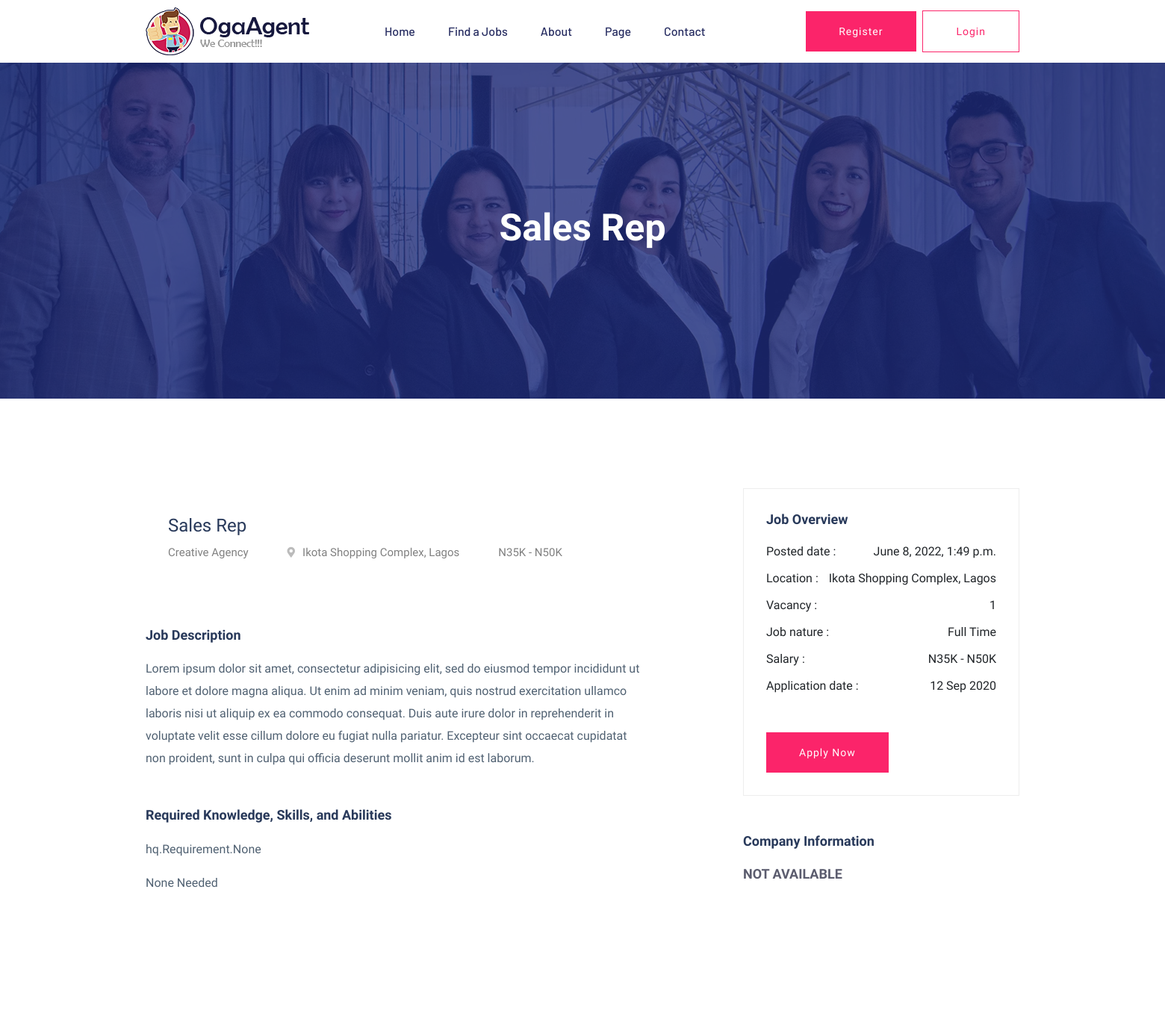
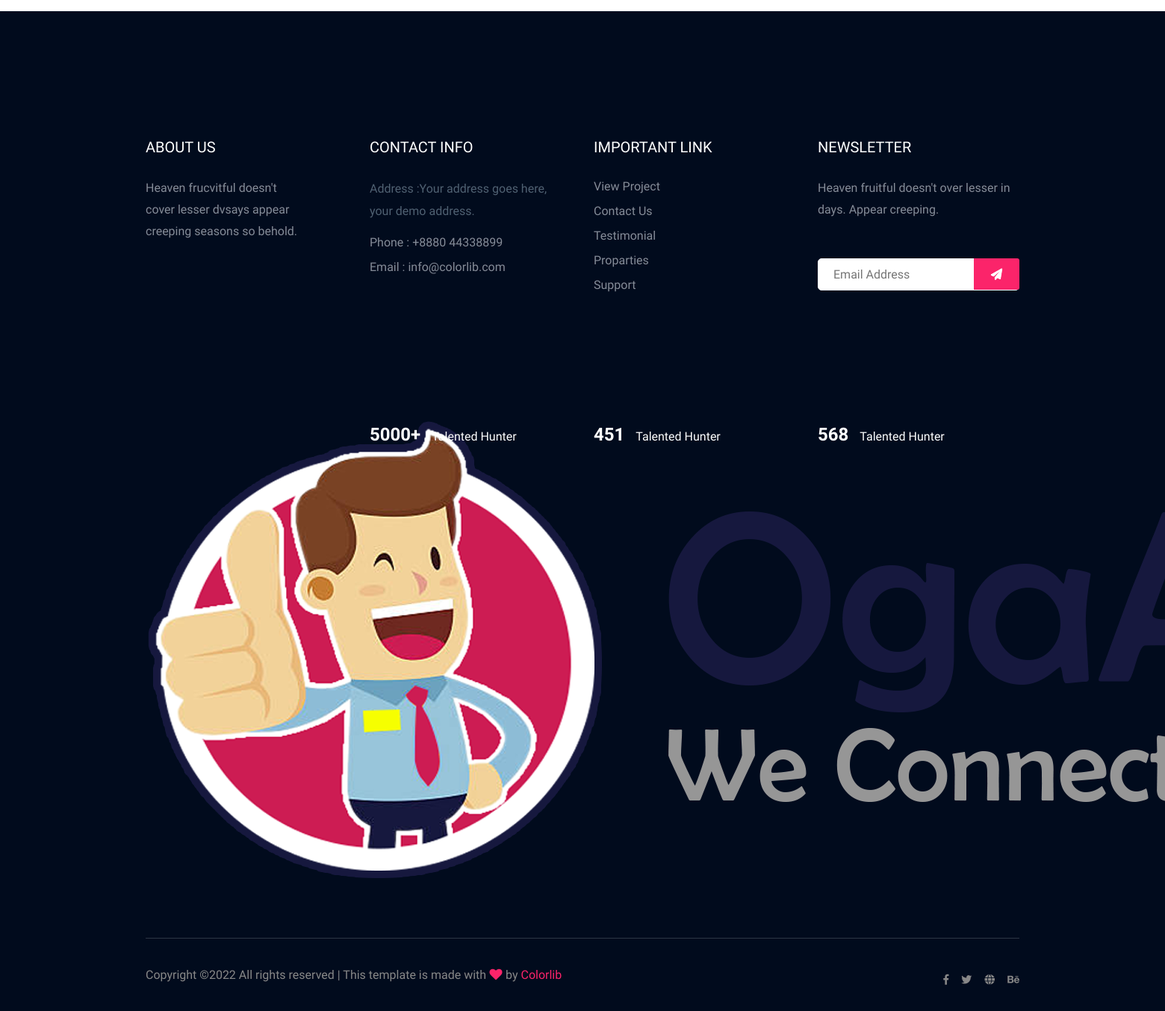
Page /jobs/1/ on the committed database (2 pictures, top to bottom).
### hq/models.py (models this page shows, shortened)
class Job(models.Model):
    title = models.CharField(max_length=50)
    location = models.ForeignKey(Location, on_delete=models.CASCADE)
    description = models.TextField()
    requirements = models.ManyToManyField(Requirement, null=True, blank=True)
    type = models.CharField(max_length=2, choices=job_type)
    number = models.IntegerField()
    posted_on = models.DateTimeField(auto_now_add=True)
    category = models.CharField(max_length=2, choices=job_cat)
    lowest_salary = models.FloatField()
    highest_salary = models.FloatField()
    min_qualification = models.CharField(max_length=3, choices=job_qualification)
    experience_years = models.IntegerField()
    def get_salary_range(self):
        min = int(self.lowest_salary / 1000)
        max = int(self.highest_salary / 1000)
        return f"N{min}K - N{max}K"

class Location(models.Model):
    town = models.CharField(max_length=50)
    state = models.CharField(max_length=50)
    country = models.CharField(max_length=50, default='Nigeria')
    def __str__(self):
        return f"{self.town}, {self.state}"

### hq/views.py (the view, shortened to what this page needs)
# urls.py: path('jobs/<int:pk>/', JobDetailView.as_view(), name='job_details'),
class JobDetailView(View):
    context = {}
    def get(self, request, pk, *args, **kwargs):
        job = Job.objects.get(id=pk)
        self.context['job'] = job
        return render(request, 'job_details.html', self.context)

### hq/templates/job_details.html (shortened to what this page needs)
{% extends "include/base.html" %}
{% load static %}
{% block  content %}
    <main>
        <div class="slider-area ">
        <div class="single-slider section-overly slider-height2 d-flex align-items-center" data-background="{% static 'assets/img/hero/about.jpg' %}">
            <div class="container">
                <div class="row">
                    <div class="col-xl-12">
                        <div class="hero-cap text-center">
                            <h2>{{job.title}}</h2>
                        </div>
                    </div>
                </div>
            </div>
        </div>
        </div>
        <div class="job-post-company pt-120 pb-120">
            <div class="container">
                <div class="row justify-content-between">
                    <div class="col-xl-7 col-lg-8">
                        <div class="single-job-items mb-50">
                            <div class="job-items">
                                <div class="job-tittle">
                                    <a href="#">
                                        <h4>{{job.title}}</h4>
                                    </a>
                                    <ul>
                                        <li>Creative Agency</li>
                                        <li><i class="fas fa-map-marker-alt"></i>{{job.location}}</li>
                                        <li>{{job.get_salary_range}}</li>
                                    </ul>
                                </div>
                            </div>
                        </div>
                        <div class="job-post-details">
                            <div class="post-details1 mb-50">
                                <div class="small-section-tittle">
                                    <h4>Job Description</h4>
                                </div>
                                <p>{{job.description}}</p>
                            </div>
                            <div class="post-details2  mb-50">
                                <div class="small-section-tittle">
                                    <h4>Required Knowledge, Skills, and Abilities</h4>
                                </div>
                                <p>{{job.requirements}}</p>
                                {% if job.requirements.items %}
                                    <ul>
                                    {% comment %} {% for requirement in job.requirements %} {% endcomment %}
                                        <li>{{job.requirements}}</li>
                                    {% comment %} {% endfor %} {% endcomment %}
                                    </ul>
                                {% else %}
                                    <p>None Needed</p>
                                {% endif %}
                            </div>
                        </div>
                    </div>
                    <div class="col-xl-4 col-lg-4">
                        <div class="post-details3  mb-50">
                           <div class="small-section-tittle">
                               <h4>Job Overview</h4>
                           </div>
                          <ul>
                              <li>Posted date : <span>{{job.posted_on}}</span></li>
                              <li>Location : <span>{{job.location}}</span></li>
                              <li>Vacancy : <span>{{job.number}}</span></li>
                              <li>Job nature : <span>{{job.get_type_display}}</span></li>
                              <li>Salary :  <span>{{job.get_salary_range}}</span></li>
                              <li>Application date : <span>12 Sep 2020</span></li>
                          </ul>
                         <div class="apply-btn2">
                            <a href="#" class="btn">Apply Now</a>
                         </div>
                       </div>
                        <div class="post-details4  mb-50">
                           <div class="small-section-tittle">
                               <h4>Company Information</h4>
                           </div>
                           <span>NOT AVAILABLE </span>
                       </div>
                    </div>
                </div>
            </div>
        </div>
    </main>
{% endblock %}

### hq/templates/include/base.html (shortened to what this page needs)
{% load static %}
<!doctype html>
<html class="no-js" lang="zxx">
    <head>
            <link rel="stylesheet" href="{% static 'assets/css/bootstrap.min.css' %}">
            <link rel="stylesheet" href="{% static 'assets/css/owl.carousel.min.css' %}">
            <link rel="stylesheet" href="{% static 'assets/css/flaticon.css' %}">
            <link rel="stylesheet" href="{% static 'assets/css/price_rangs.css' %}">
            <link rel="stylesheet" href="{% static 'assets/css/slicknav.cs' %}s">
            <link rel="stylesheet" href="{% static 'assets/css/animate.min.css' %}">
            <link rel="stylesheet" href="{% static 'assets/css/magnific-popup.cs' %}s">
            <link rel="stylesheet" href="{% static 'assets/css/fontawesome-all.min.css' %}">
            <link rel="stylesheet" href="{% static 'assets/css/themify-icons.css' %}">
            <link rel="stylesheet" href="{% static 'assets/css/slick.css' %}">
            <link rel="stylesheet" href="{% static 'assets/css/nice-select.css' %}">
            <link rel="stylesheet" href="{% static 'assets/css/style.css' %}">
   </head>
   <body>
    <header>
       <div class="header-area header-transparrent">
           <div class="headder-top header-sticky">
                <div class="container">
                    <div class="row align-items-center">
                        <div class="col-lg-3 col-md-2">
                            <div class="logo">
                                <a href="{% url 'home' %}"><img src="{% static 'assets/img/logo/logo1.png' %}" alt=""></a>
                            </div>
                        </div>
                        <div class="col-lg-9 col-md-9">
                            <div class="menu-wrapper">
                                <div class="main-menu">
                                    <nav class="d-none d-lg-block">
                                        <ul id="navigation">
                                            <li><a href="{% url 'home' %}">Home</a></li>
                                            <li><a href="{% url 'job_listing' %}">Find a Jobs </a></li>
                                            <li><a href="{% url 'about' %}">About</a></li>
                                            <li><a href="#">Page</a>
                                            </li>
                                            <li><a href="{% url 'contact' %}">Contact</a></li>
                                        </ul>
                                    </nav>
                                </div>
                                <div class="header-btn d-none f-right d-lg-block">
                                    <a href="#" class="btn head-btn1">Register</a>
                                    <a href="#" class="btn head-btn2">Login</a>
                                </div>
                            </div>
                        </div>
                        <div class="col-12">
                        </div>
                    </div>
                </div>
           </div>
       </div>
    </header>
    {% block content %}
    {% endblock %}
    <footer>
        <div class="footer-area footer-bg footer-padding">
            <div class="container">
                <div class="row d-flex justify-content-between">
                    <div class="col-xl-3 col-lg-3 col-md-4 col-sm-6">
                       <div class="single-footer-caption mb-50">
                         <div class="single-footer-caption mb-30">
                             <div class="footer-tittle">
                                 <h4>About Us</h4>
                                 <div class="footer-pera">
                                     <p>Heaven frucvitful doesn't cover lesser dvsays appear creeping seasons so behold.</p>
                                </div>
                             </div>
                         </div>
                       </div>
                    </div>
                    <div class="col-xl-3 col-lg-3 col-md-4 col-sm-5">
                        <div class="single-footer-caption mb-50">
                            <div class="footer-tittle">
                                <h4>Contact Info</h4>
                                <ul>
                                    <li>
                                    <p>Address :Your address goes
                                        here, your demo address.</p>
                                    </li>
                                    <li><a href="#">Phone : +8880 44338899</a></li>
                                    <li><a href="#">Email : info@colorlib.com</a></li>
                                </ul>
                            </div>
                        </div>
                    </div>
                    <div class="col-xl-3 col-lg-3 col-md-4 col-sm-5">
                        <div class="single-footer-caption mb-50">
                            <div class="footer-tittle">
                                <h4>Important Link</h4>
                                <ul>
                                    <li><a href="#"> View Project</a></li>
                                    <li><a href="#">Contact Us</a></li>
                                    <li><a href="#">Testimonial</a></li>
                                    <li><a href="#">Proparties</a></li>
                                    <li><a href="#">Support</a></li>
                                </ul>
                            </div>
                        </div>
                    </div>
                    <div class="col-xl-3 col-lg-3 col-md-4 col-sm-5">
                        <div class="single-footer-caption mb-50">
                            <div class="footer-tittle">
                                <h4>Newsletter</h4>
                                <div class="footer-pera footer-pera2">
                                 <p>Heaven fruitful doesn't over lesser in days. Appear creeping.</p>
                             </div>
                             <div class="footer-form" >
                                 <div id="mc_embed_signup">
                                     <form target="_blank" action="https://spondonit.us12.list-manage.com/subscribe/post?u=1462626880ade1ac87bd9c93a&amp;id=92a4423d01"
                                     method="get" class="subscribe_form relative mail_part">
                                         <input type="email" name="email" id="newsletter-form-email" placeholder="Email Address"
                                         class="placeholder hide-on-focus" onfocus="this.placeholder = ''"
                                         onblur="this.placeholder = ' Email Address '">
                                         <div class="form-icon">
                                             <button type="submit" name="submit" id="newsletter-submit"
                                             class="email_icon newsletter-submit button-contactForm"><img src="{% static 'assets/img/icon/form.png' %}" alt=""></button>
                                         </div>
                                     </form>
                                 </div>
                             </div>
                            </div>
                        </div>
                    </div>
                </div>
               <div class="row footer-wejed justify-content-between">
                    <div class="col-xl-3 col-lg-3 col-md-4 col-sm-6">
                        <div class="footer-logo mb-20">
                        <a href="index.html"><img src="{% static 'assets/img/logo/logo2_footer.png' %}" alt=""></a>
                        </div>
                    </div>
                    <div class="col-xl-3 col-lg-3 col-md-4 col-sm-5">
                    <div class="footer-tittle-bottom">
                        <span>5000+</span>
                        <p>Talented Hunter</p>
                    </div>
                    </div>
                    <div class="col-xl-3 col-lg-3 col-md-4 col-sm-5">
                        <div class="footer-tittle-bottom">
                            <span>451</span>
                            <p>Talented Hunter</p>
                        </div>
                    </div>
                    <div class="col-xl-3 col-lg-3 col-md-4 col-sm-5">
                        <div class="footer-tittle-bottom">
                            <span>568</span>
                            <p>Talented Hunter</p>
                        </div>
                    </div>
               </div>
            </div>
        </div>
        <div class="footer-bottom-area footer-bg">
            <div class="container">
                <div class="footer-border">
                     <div class="row d-flex justify-content-between align-items-center">
                         <div class="col-xl-10 col-lg-10 ">
                             <div class="footer-copy-right">
                                 <p>
  Copyright &copy;<script>document.write(new Date().getFullYear());</script> All rights reserved | This template is made with <i class="fa fa-heart" aria-hidden="true"></i> by <a href="https://colorlib.com" target="_blank">Colorlib</a>
  </p>
                             </div>
                         </div>
                         <div class="col-xl-2 col-lg-2">
                             <div class="footer-social f-right">
                                 <a href="#"><i class="fab fa-facebook-f"></i></a>
                                 <a href="#"><i class="fab fa-twitter"></i></a>
                                 <a href="#"><i class="fas fa-globe"></i></a>
                                 <a href="#"><i class="fab fa-behance"></i></a>
                             </div>
                         </div>
                     </div>
                </div>
            </div>
        </div>
    </footer>
    </body>
</html>

### rows in the picture
Job: title "Sales Rep", location "Ikota Shopping Complex, Lagos", get_salary_range "N35K - N50K", description "Lorem ipsum dolor sit amet, consectetur adipisicing elit, sed do eiusmod tempor incididunt ut labore et dolore magna aliqua. Ut enim ad minim veniam, quis nostrud exercitation ullamco laboris nisi ut aliquip ex ea commodo consequat. Duis aute irure dolor in reprehenderit in voluptate velit esse cillum dolore eu fugiat nulla pariatur. Excepteur sint occaecat cupidatat non proident, sunt in culpa qui officia deserunt mollit anim id est laborum.", requirements "hq.Requirement.None", posted_on "June 8, 2022, 1:49 p.m.", number "1", type "Full Time"
